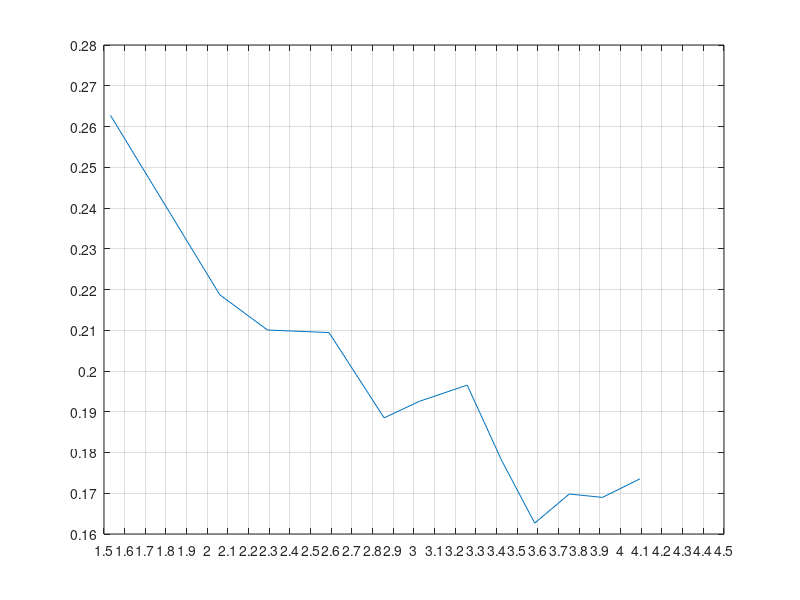

MATLAB code for this plot:
gamma=0.8075;
rho=0.1212;
nu=0.15*1e-4;
D=0.195;
F=0.5;
a=1.12;
mu=0.992;
S=3.141592*D^2/4;
cmean=1.48;
c1=1/(gamma*mu*F*S)*1e-3;
h=[150 137 126 115 105 95 82 73 60 47 38 21];
X=[500 450 415 370 355 340 290 255 223 175 145 90];
v=sqrt((2*gamma*mu*F.*h)/rho);
cx=c1*a*(X-cmean*h)./h;
Re=D.*v/nu;
plot(Re/100000,cx);
grid on;
set(gca,'XTick',[0:0.1:5],'YTick',[0:0.01:1])
